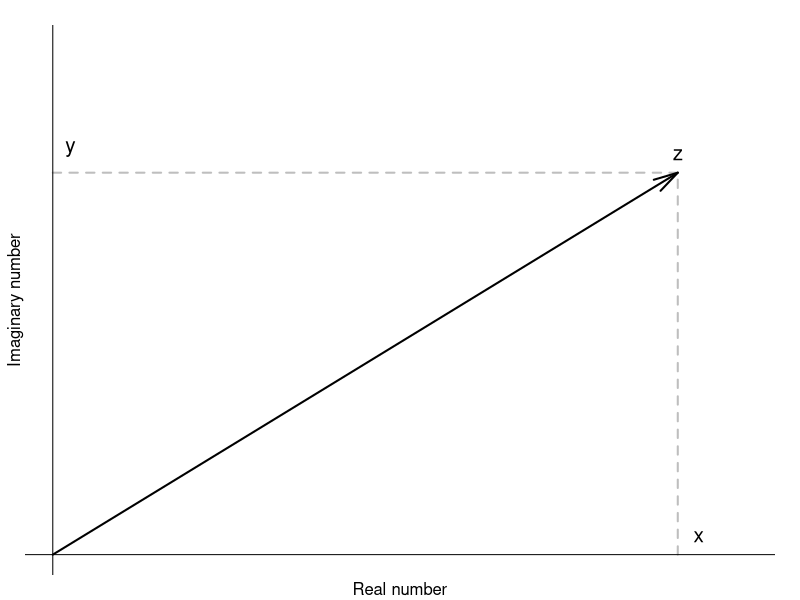

Reproduce this figure in R. (Note: this script raises an error after producing the figure.)
## ---- chunk 1
par(mar=c(1,1,1,1), cex=1.25, cex.lab=1/1.25)
plot(c(0,9),c(0,6), type="l",
     xlab="", ylab="",
     xlim=c(0,10), ylim=c(0,8), axes=F,
     yaxt="n", xaxt="n", col="white")
lines(c(0,9), c(6,6), lwd=2, lty=2, col="grey")
lines(c(9,9), c(0,6), lwd=2, lty=2, col="grey")
arrows(0,0,9,6, lwd=2, angle=15)
text(9,6,"z",pos=3)
text(9.3,0,"x",pos=3)
text(0,6.4,"y",pos=4)
abline(h=0,v=0,lty=1)
title(ylab="Imaginary number", line=0)
title(xlab="Real number", line=0)
## ---- chunk 2
x <- complex(real=9, imaginary=6)
par(mar=c(1,1,1,1), cex=1)
plot(c(0,9),c(0,6), type="l",
     xlab="", ylab="",
     xlim=c(-12,15), ylim=c(-12,15), axes=F,
     yaxt="n", xaxt="n", col="white")
draw.circle(0,0,sqrt(9^2+6^2))
draw.arc(0,0,2,Arg(x),Arg(x)+pi/2, lwd=2, col=2)
text(Re(x),Im(x),TeX("$z_1$"),pos=3)
arrows(0,0,Re(x),Im(x), lwd=2, angle=15, col=1)
text(1,1.5,TeX("$\\frac{\\mathrm{\\pi}}{2}$"),pos=3, cex=0.8)
x <- x * 1i
draw.arc(0,0,2,Arg(x),Arg(x)+pi/2, lwd=2, col=3)
text(Re(x),Im(x),TeX("$z_2$"),pos=3)
arrows(0,0,Re(x),Im(x), lwd=2, angle=15, col=2)
x <- x * 1i
draw.arc(0,0,2,Arg(x),Arg(x)+pi/2, lwd=2, col=4)
text(Re(x),Im(x),TeX("$z_3$"),pos=1)
arrows(0,0,Re(x),Im(x), lwd=2, angle=15, col=3)
x <- x * 1i
draw.arc(0,0,2,Arg(x),Arg(x)+pi/2, lwd=2, col=1)
text(Re(x),Im(x),TeX("$z_4$"),pos=1)
arrows(0,0,Re(x),Im(x), lwd=2, angle=15, col=4)
abline(h=0,v=0,lty=1)
text(15, -1, "x", cex=1.25)
text(-1, 15, "y", cex=1.25)
## ---- chunk 3
par(mar=c(1,1,1,1), cex=1.25, cex.lab=1/1.25)
plot(0,0, type="p",
     xlab="", ylab="",
     xlim=c(0,12), ylim=c(0,2), axes=F,
     yaxt="n", xaxt="n", col="white")
lines(c(0,abs(9+6i)), c(Arg(9+6i),Arg(9+6i)), lwd=2, lty=2, col="grey")
lines(c(abs(9+6i),abs(9+6i)), c(0,Arg(9+6i)), lwd=2, lty=2, col="grey")
points(abs(9+6i),Arg(9+6i), lwd=2, pch=20)
text(abs(9+6i),Arg(9+6i),"z",pos=3)
text(abs(9+6i)*(1+0.05),0,"r",pos=3)
text(0,Arg(9+6i)*(1+0.15),TeX("\\phi"),pos=4)
abline(h=0,v=0,lty=1)
title(ylab="Polar angle", line=0)
title(xlab="Magnitude", line=0)
## ---- chunk 4
x <- rnorm(100,100,10)
y <- 1/x*rlnorm(100,0,0.02)
z <- x*exp(y*1i)
par(mar=c(1,1,1,1), cex=1.25, mfcol=c(1,2))
plot(Re(z), Im(z), type="p",
     xlab="", ylab="",
     yaxt="n", xaxt="n")
title(ylab="Imaginary number", line=0)
title(xlab="Real number", line=0)

plot(abs(z),Arg(z), type="p",
     xlab="", ylab="",
     yaxt="n", xaxt="n")
points(abs(9+6i),Arg(9+6i), lwd=2, pch=20)
abline(h=0,v=0,lty=1)
title(ylab="Polar angle", line=0)
title(xlab="Magnitude", line=0)
## ---- chunk 5
par(mar=c(1,1,1,1), cex=1.25, cex.lab=1/1.25)
plot(c(0,9),c(0,6), type="l",
     xlab="", ylab="",
     xlim=c(0,12), ylim=c(0,12), axes=F,
     yaxt="n", xaxt="n", col="white")
draw.circle(0,0,sqrt(9^2+6^2))
text(9,6,TeX("$z_1$"),pos=3)
text(6,9,TeX("$z_2$"),pos=3)
text(4.5,3,TeX("$r$"),pos=3)
text(3,4.5,TeX("$r$"),pos=3)
draw.arc(0,0,2,0,atan(6/9), col="grey", lwd=2)
draw.arc(0,0,4,0,atan(9/6), col="grey", lwd=2)
arrows(0,0,9,6, lwd=2, angle=15)
arrows(0,0,6,9, lwd=2, angle=15)
text(2.7,0.1,TeX("$\\phi_1$"),pos=3)
text(4.5,1,TeX("$\\phi_2$"),pos=3)
abline(h=0,v=0,lty=1)
title(ylab="Imaginary number", line=0)
title(xlab="Real number", line=0)
